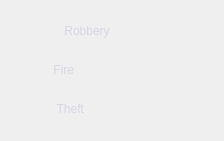
  <widget class="QWidget" name="verticalLayoutWidget">
   <property name="geometry">
    <rect>
     <x>10</x>
     <y>230</y>
     <width>224</width>
     <height>141</height>
    </rect>
   </property>
   <layout class="QVBoxLayout" name="verticalLayout">
    <item>
     <widget class="QPushButton" name="pushButton">
      <property name="styleSheet">
       <string notr="true">/*background-color: transparent;
font: 87 8pt &quot;Lato Black&quot;;
font: 75 8pt &quot;Lato Bold&quot;;
color: rgb(255, 255, 255);*/
QPushButton { 
font: 87 10pt &quot;Lato Black&quot;;
background-color: transparent;
border-style: outset;
	color: rgb(213, 213, 229);
border-radius: 10px;
border-color: blue;
min-width: 10em;
padding: 6px;
}
QPushButton:hover:!pressed {
background-color: rgb(3, 38, 77);
border-style: inset;
}</string>
      </property>
      <property name="text">
       <string> Robbery                </string>
      </property>
     </widget>
    </item>
    <item>
     <widget class="QPushButton" name="pushButton_3">
      <property name="styleSheet">
       <string notr="true">/*background-color: transparent;
color: rgb(255, 255, 255);
font: 63 8pt &quot;Yu Gothic UI Semibold&quot;;*/

QPushButton { 
font: 87 10pt &quot;Lato Black&quot;;
background-color: transparent;
border-style: outset;
	color: rgb(213, 213, 229);
border-radius: 10px;
border-color: blue;
min-width: 10em;
padding: 6px;
}
QPushButton:hover:!pressed {
background-color: rgb(3, 38, 77);
border-style: inset;
}
</string>
      </property>
      <property name="text">
       <string>Fire                             </string>
      </property>
     </widget>
    </item>
    <item>
     <widget class="QPushButton" name="pushButton_4">
      <property name="styleSheet">
       <string notr="true">/*background-color: transparent;
color: rgb(255, 255, 255);
font: 63 8pt &quot;Yu Gothic UI Semibold&quot;;*/
QPushButton { 
font: 87 10pt &quot;Lato Black&quot;;
background-color: transparent;
border-style: outset;
	color: rgb(213, 213, 229);
border-radius: 10px;
border-color: blue;
min-width: 10em;
padding: 6px;
}
QPushButton:hover:!pressed {
background-color: rgb(3, 38, 77);
border-style: inset;
}</string>
      </property>
      <property name="text">
       <string>  Theft                           </string>
      </property>
     </widget>
    </item>
   </layout>
  </widget>
